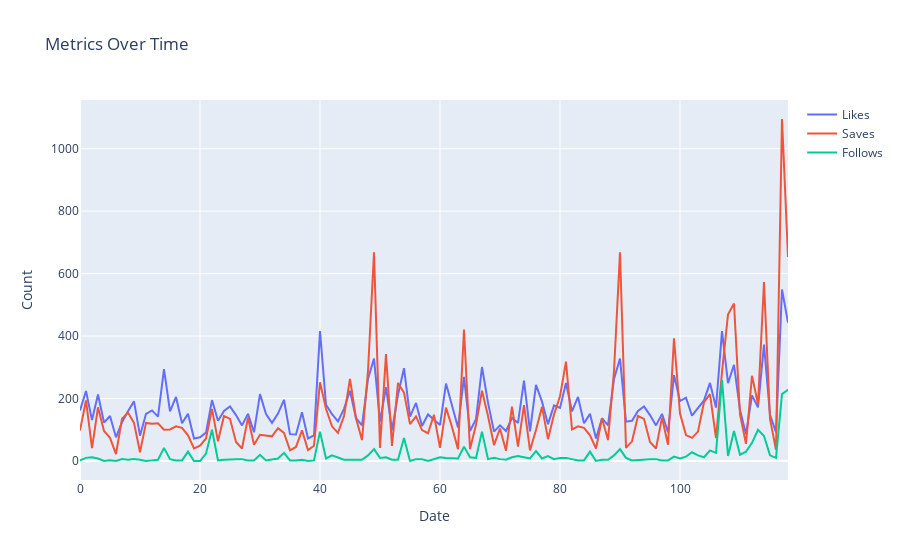

The cell this chart's notebook holds for it:
### Code cell
fig = go.Figure()

fig.add_trace(go.Scatter(x = data.index,y = data['Likes'], name='Likes'))
fig.add_trace(go.Scatter(x = data.index,y = data['Saves'], name='Saves'))
fig.add_trace(go.Scatter(x = data.index,y = data['Follows'], name='Follows'))

fig.update_layout(title = 'Metrics Over Time',
                  xaxis_title = 'Date',
                  yaxis_title = 'Count')

fig.show()
